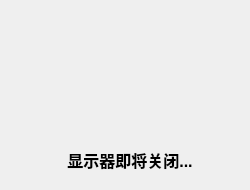
<?xml version="1.0" encoding="UTF-8"?>
<ui version="4.0">
 <class>CloseMonitor</class>
 <widget class="QWidget" name="CloseMonitor">
  <property name="geometry">
   <rect>
    <x>0</x>
    <y>0</y>
    <width>250</width>
    <height>190</height>
   </rect>
  </property>
  <property name="minimumSize">
   <size>
    <width>250</width>
    <height>190</height>
   </size>
  </property>
  <property name="maximumSize">
   <size>
    <width>250</width>
    <height>190</height>
   </size>
  </property>
  <property name="windowTitle">
   <string>CloseMonitor</string>
  </property>
  <widget class="QLabel" name="tip">
   <property name="geometry">
    <rect>
     <x>10</x>
     <y>140</y>
     <width>240</width>
     <height>40</height>
    </rect>
   </property>
   <property name="minimumSize">
    <size>
     <width>240</width>
     <height>40</height>
    </size>
   </property>
   <property name="maximumSize">
    <size>
     <width>240</width>
     <height>40</height>
    </size>
   </property>
   <property name="font">
    <font>
     <pointsize>12</pointsize>
     <weight>75</weight>
     <bold>true</bold>
     <underline>false</underline>
    </font>
   </property>
   <property name="cursor">
    <cursorShape>WaitCursor</cursorShape>
   </property>
   <property name="frameShape">
    <enum>QFrame::NoFrame</enum>
   </property>
   <property name="frameShadow">
    <enum>QFrame::Plain</enum>
   </property>
   <property name="lineWidth">
    <number>2</number>
   </property>
   <property name="text">
    <string>显示器即将关闭...</string>
   </property>
   <property name="alignment">
    <set>Qt::AlignCenter</set>
   </property>
   <property name="margin">
    <number>2</number>
   </property>
  </widget>
 </widget>
 <layoutdefault spacing="6" margin="11"/>
 <resources/>
 <connections/>
</ui>
